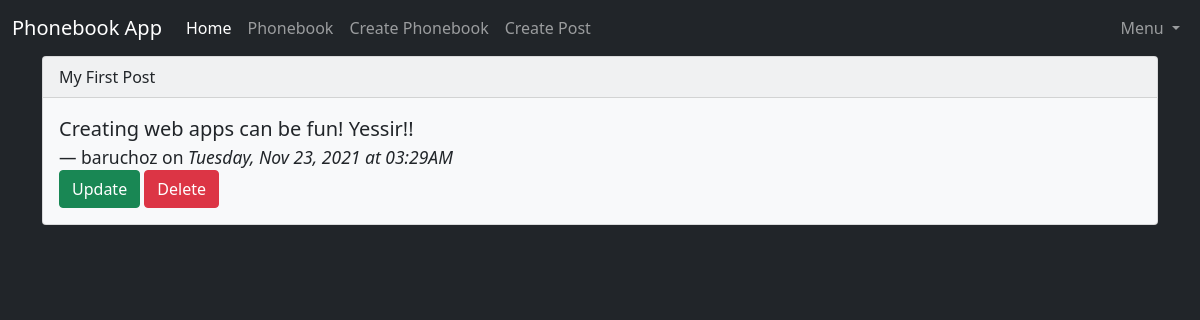
Page /posts/1 (signed in) on the committed database.
### app/models.py (models this page shows, shortened)
class Post(db.Model):
    id = db.Column(db.Integer, primary_key=True)
    title= db.Column(db.String(200))
    content = db.Column(db.String(300))
    date_created = db.Column(db.DateTime, nullable=False, default=datetime.utcnow )
    user_id = db.Column(db.Integer, db.ForeignKey('user.id'), nullable=False)

class User(db.Model, UserMixin):
    id = db.Column(db.Integer, primary_key=True)
    username = db.Column(db.String(150), nullable=False, unique=True)
    email = db.Column(db.String(150), nullable=False, unique=True)
    password = db.Column(db.String(256), nullable=False)
    posts = db.relationship('Post', backref='author', lazy=True)
    phonebooks = db.relationship('Phonebook', backref='author', lazy=True)

### app/routes.py (the view)
@app.route('/posts/<int:post_id>')
def post_detail(post_id):
    post = Post.query.get_or_404(post_id)
    return render_template('post_detail.html', post=post)

### app/models.py (called while the page is built)
@login_manager.user_loader
def load_user(user_id):
    return User.query.get(user_id)

### app/templates/post_detail.html (shortened to what this page needs)
{% extends 'base.html' %}
{% block content %}
<div class="card bg-light text-dark">
    <div class="card-header">
    {{ post.title }}
    </div>
    <div class="card-body">
        <blockquote class="blockquote mb-0">
            <p>{{ post.content }}</p>
            <footer class="blockquote-footer text-dark">{{ post.author.username }} on <cite title="Source Title">
                {{ post.date_created.strftime('%A, %b %d, %Y at %I:%M%p') }}
            </cite></footer>
        </blockquote>
        <a href="{{ url_for('post_update', post_id=post.id) }}" class="btn btn-success">Update</a>
            <button type="button" class="btn btn-danger" data-bs-toggle="modal" data-bs-target="#deleteModal">
                Delete
            </button>
    </div>
</div>
{% endblock content %}

### rows in the picture
Post: title "My First Post", content "Creating web apps can be fun! Yessir!!", date_created "Tuesday, Nov 23, 2021 at 03:29AM"
User: author.username "baruchoz"
